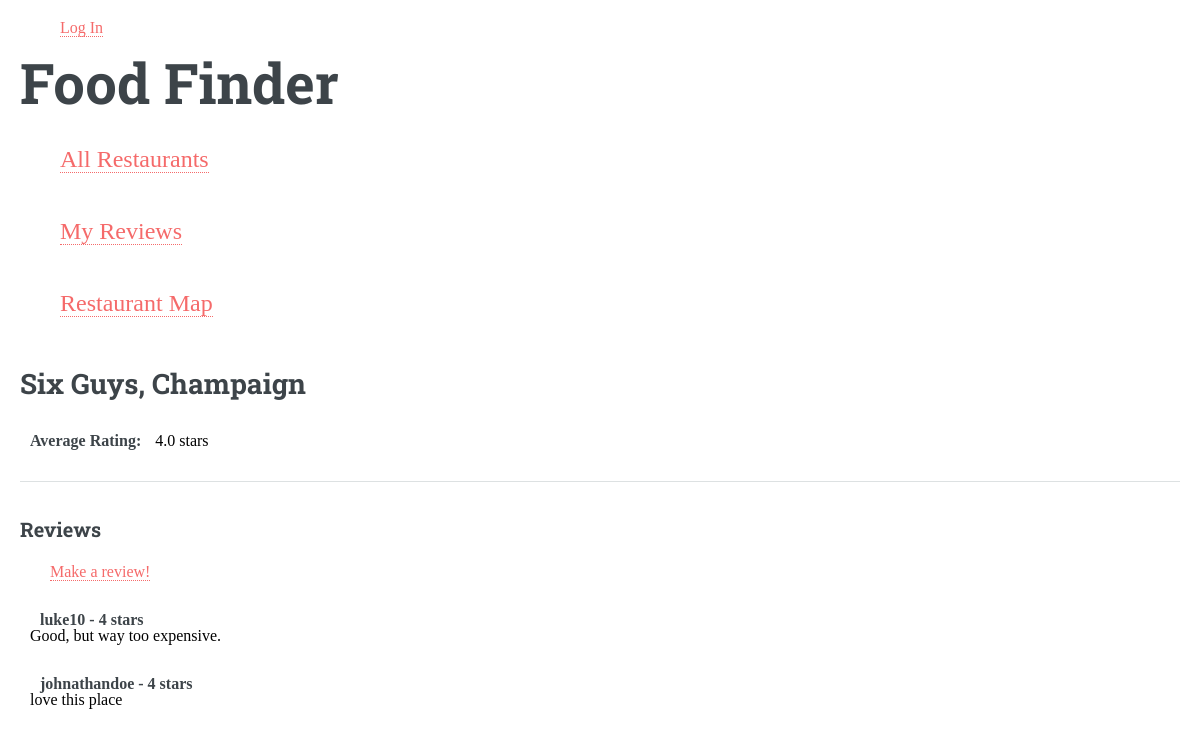
/restaurant/3/, run on the app's committed database.
### foodfinder/models.py (models this page shows, shortened)
class Restaurant(models.Model):
    restaurant_id = models.AutoField(primary_key=True)
    restaurant_name = models.CharField(max_length=30)
    restaurant_location = models.CharField(max_length=30)
    restaurant_latitude = models.FloatField()
    restaurant_longitude = models.FloatField()
    restaurant_price = models.IntegerField()
    avg_rating = models.FloatField()
    def __str__(self):
        base = f"{self.restaurant_name}, {self.restaurant_location}"
        return f"{base}"

class Review(models.Model):
    review_id = models.AutoField(primary_key=True)
    rating = models.IntegerField()
    content = models.TextField()
    user = models.ForeignKey(settings.AUTH_USER_MODEL, on_delete=models.CASCADE, related_name='review_user_name')
    restaurant = models.ForeignKey(Restaurant, on_delete=models.CASCADE, related_name='review_restaurant_name')

### foodfinder/views.py (the view)
# urls.py: path('restaurant/<int:primary_key>/', RestaurantDetailView.as_view(), name='restaurant-detail-url'),
class RestaurantDetailView(DetailView):
    def get(self, request, primary_key):
        restaurant = get_object_or_404(Restaurant, pk=primary_key)
        reviews = restaurant.review_restaurant_name.all()
        return render(
            request,
            'food/restaurant_detail.html',
            {
                'single_restaurant_var_for_looping': restaurant,
                'reviews_var_for_looping': reviews,
            },
        )

### foodfinder/templates/food/restaurant_detail.html (shortened to what this page needs)
{% extends "food/base.html" %}
{% block content %}
    <h2>{{ single_restaurant_var_for_looping }}</h2>
    <p><strong>Average Rating:</strong> {{ single_restaurant_var_for_looping.avg_rating }} stars</p>
    <hr>
    <h3>Reviews</h3>
     <div class="container">
        <ul class="navbar-nav">
            <p class="nav-item"><a class="nav-link" href="{% url 'add-review-url' %}">Make a review!</a></p>
        </ul>
    </div>
    <ul>
        {% for r in reviews_var_for_looping %}
            <b>{{ r.user }} - {{ r.rating }} stars </b>
            <p>{{ r.content }}</p>
        {% empty %}
            <li><em>No reviews</em></li>
        {% endfor %}
    </ul>
{% endblock %}

### static/css/main.css (style rules this page uses)
html, body, div, span, applet, object, iframe, h1, h2, h3, h4, h5, h6, p, blockquote, pre, a, abbr, acronym, address, big, cite, code, del, dfn, em, img, ins, kbd, q, s, samp, small, strike, strong, sub, sup, tt, var, b, u, i, center, dl, dt, dd, ol, ul, li, fieldset, form, label, legend, table, caption, tbody, tfoot, thead, tr, th, td, article, aside, canvas, details, embed, figure, figcaption, footer, header, hgroup, menu, nav, output, ruby, section, summary, time, mark, audio, video { margin: 10px; padding: 0; border: 0px; font-size: 100%; font: inherit; vertical-align: baseline; }
body { line-height: 1; }
ol, ul { list-style: none; }
body { -webkit-text-size-adjust: none; }

### data on the page
Restaurant: restaurant_name+restaurant_location "Six Guys, Champaign", avg_rating "4.0"
Review: user "luke10", rating "4", content "Good, but way too expensive."
Review: user "johnathandoe", rating "4", content "love this place"
